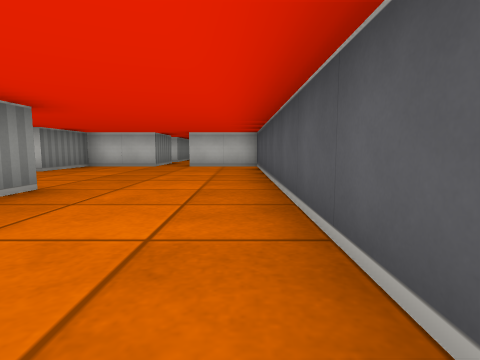
[1] (above)

24 first-person views from a walk through a cub3D level. The camera is about half as high as the walls, tilts 6° down and sees 80° across. The floor is counted in squares. Each view is taken from the middle of a square. On the plan, view 1 faces up. The plan holds only what a view shows up to about 9 squares ahead; the rest is blank.

[2]
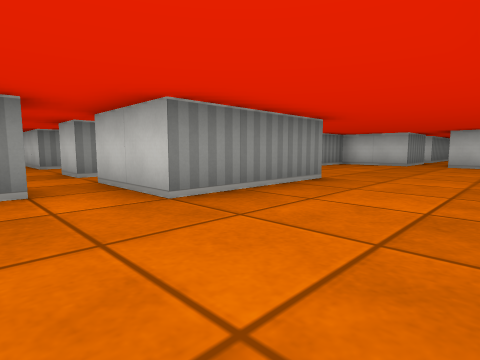

[3]
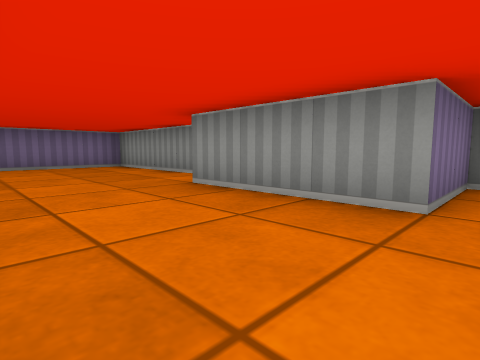

[4]
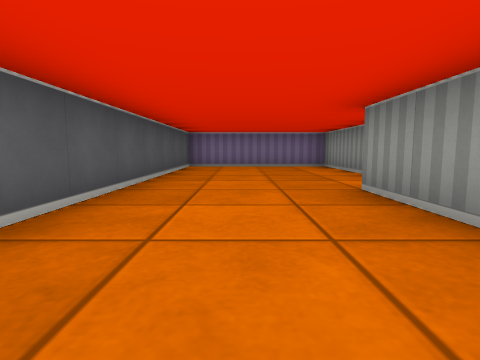

[5]
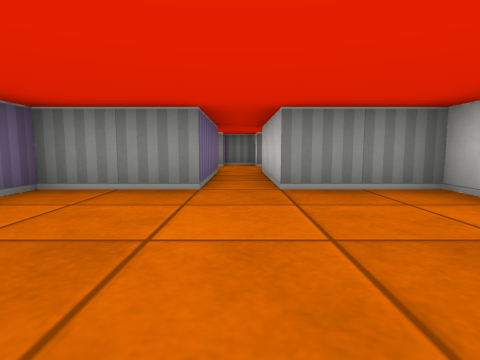

[6]
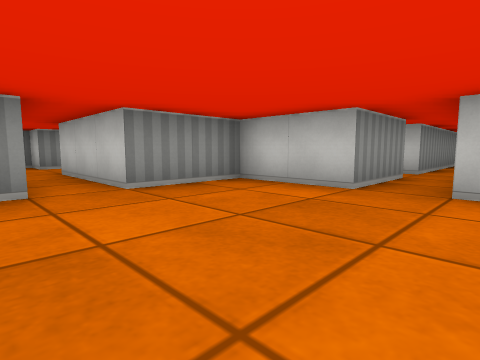

[7]
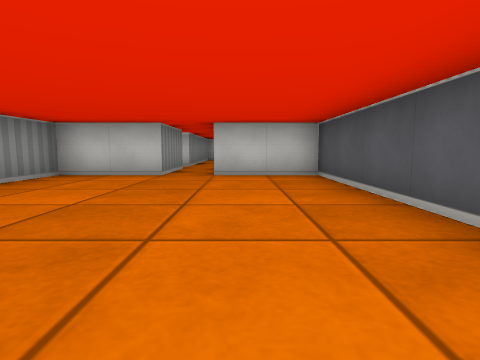

[8]
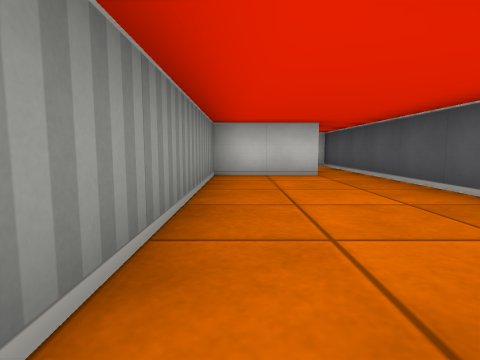

[9]
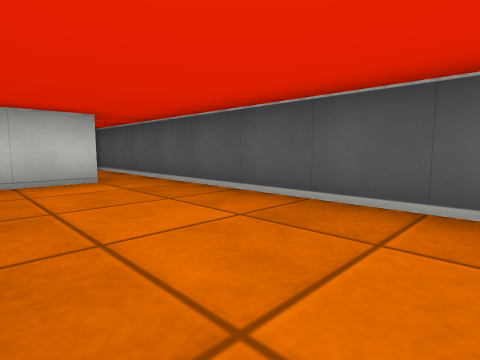

[10]
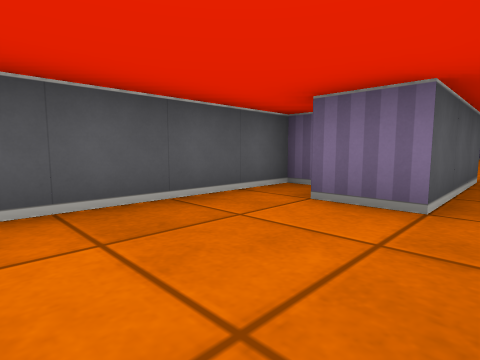

[11]
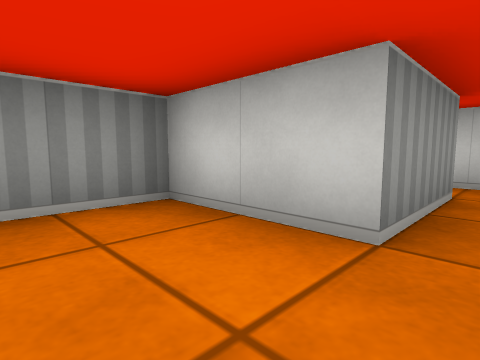

[12]
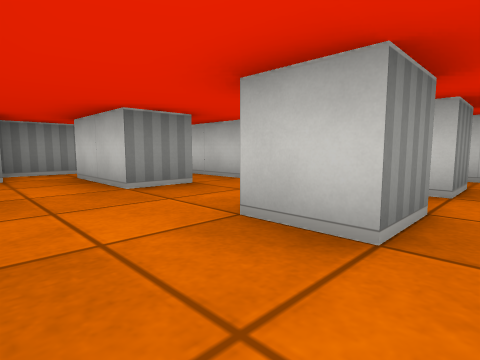

[13]
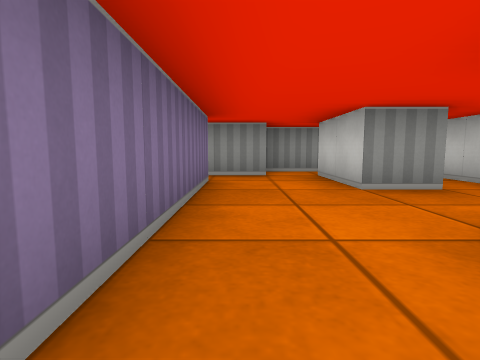

[14]
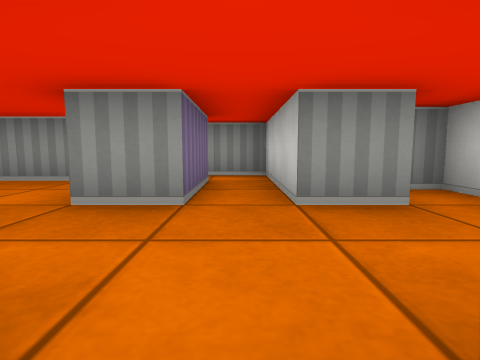

[15]
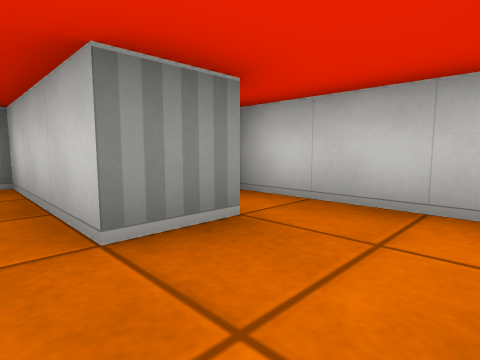

[16]
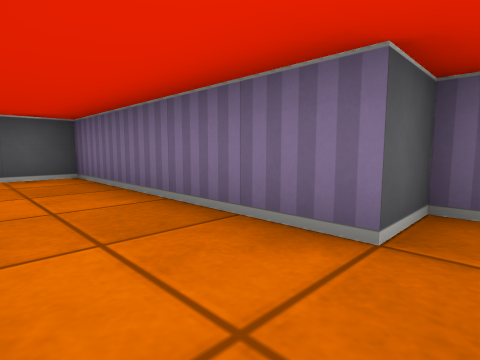

[17]
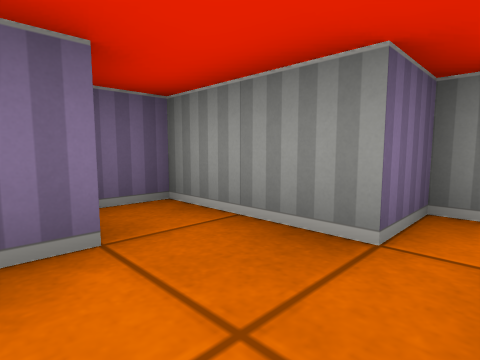

[18]
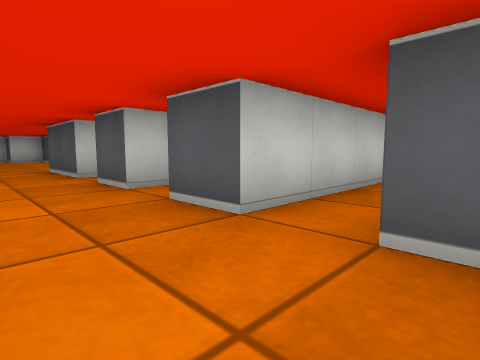

[19]
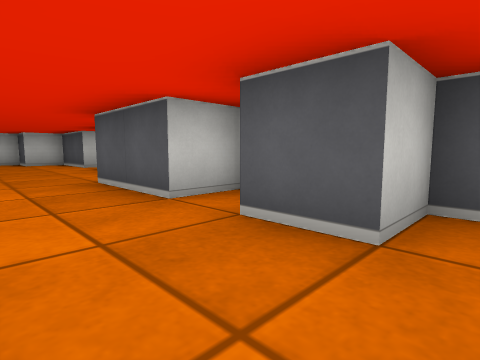

[20]
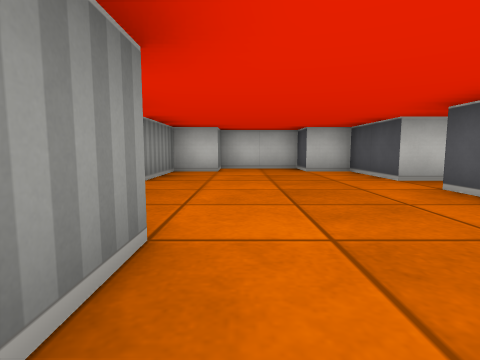

[21]
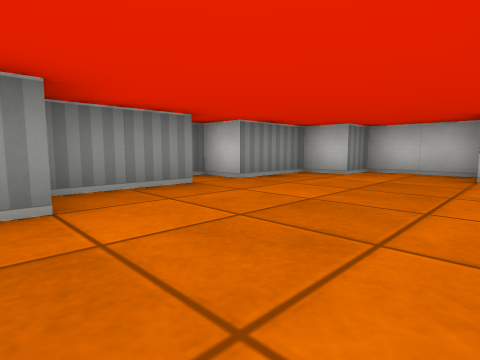

[22]
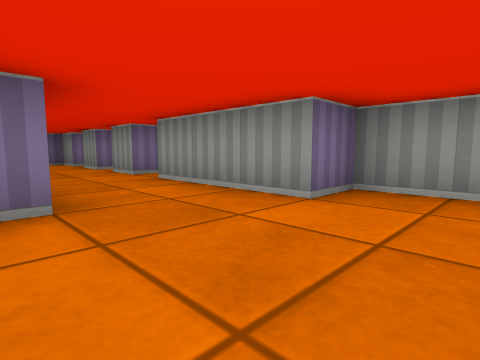

[23]
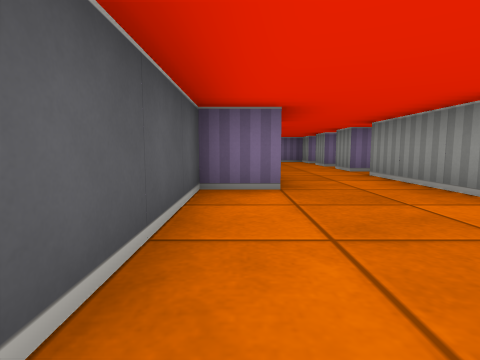

[24]
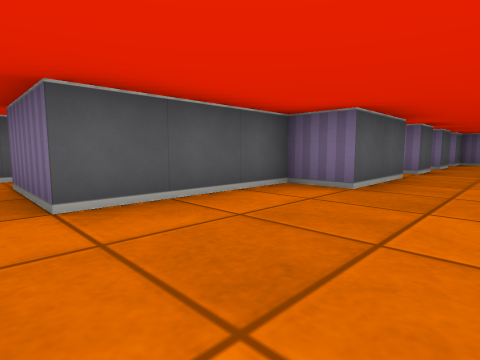

### Floor plan
Points are (right, up) in squares from view 1. A wall is a line through its corners. A room is listed if a view was taken in it or the views show most of it. See-through windows are left out.
Room 1 (views 1, 2, 3, 4, 5, 6, 7)
walls: (-3.5, -0.4) (-3.5, -4.5) (0.5, -4.5) (0.5, 8.5) (-1.5, 8.5); (-2.5, 8.5) (-4.5, 8.5) (-4.5, 6.5) (-7.5, 6.5); (-7.5, 5.5) (-4.5, 5.5) (-4.5, 3.5) (-2.5, 3.5) (-2.5, 0.5) (-4.5, 0.5)
ways out: opening at (-2, 9.5) to room 2; opening at (-4, 0) to room 3; opening at (-7, 6) to room 4
Room 2 (views 8, 9, 10, 11)
walls: (0, 10.5) (0.5, 10.5) (0.5, 18.5); (-2.5, 10.5) (-2.5, 8.5); (-0.5, 18.5) (-0.5, 16.5) (-2.5, 16.5) (-2.5, 11.5) (-2.9, 11.5); (-1.5, 8.5) (-1.5, 11.5) (-0.5, 11.5)
ways out: opening at (-2, 9.5) to room 1; opening at (-3, 11); opening at (0, 17.5)
Room 3 (views 12, 13, 14, 15, 16, 17)
walls: (-10.5, -0.5) (-8.5, -0.5) (-8.5, -1.5) (-10.5, -1.5); (-5.5, -0.4) (-5.5, -1.5) (-6.5, -1.5); (-8.5, 1.6) (-8.5, 0.5) (-10.5, 0.5); (-11.5, -0.5) (-11.5, -2.5) (-10.5, -2.5) (-10.5, -4.5) (-9.5, -4.5) (-9.5, -3.5) (-4.5, -3.5) (-4.5, -2.4); (-5.5, 1.5) (-5.5, 0.5) (-6.5, 0.5); (-7.1, 2.5) (-9.5, 2.5) (-9.5, 2)
ways out: opening at (-4, 0) to room 1; opening at (-11, -1) to room 7; opening at (-9.5, 0) to room 7
Room 4 (view 18)
walls: (-9.5, 5.5) (-9.5, 4.5) (-7.5, 4.5) (-7.5, 5.5); (-9.5, 6.5) (-10.5, 6.5)
ways out: opening at (-7, 6) to room 1; opening at (-8.5, 7) to room 5
Room 5 (view 19)
walls: (-10, 7.5) (-9.5, 7.5) (-9.5, 6.5); (-9.5, 9.5) (-9.5, 8.5); (-7.5, 6.5) (-7.5, 7.5); (-6.4, 8.5) (-7.5, 8.5) (-7.5, 9.5)
ways out: opening at (-8.5, 7) to room 4; opening at (-8.5, 9) to room 6
Room 6 (views 20, 21, 22, 23, 24)
walls: (-10.5, 15.6) (-10.5, 13.5) (-9.5, 13.5) (-9.5, 10.5); (-6.5, 16.5) (-6.5, 18.5) (-7.5, 18.5) (-7.5, 19.5) (-9.5, 19.5) (-9.5, 18.5) (-10.5, 18.5) (-10.5, 16.5) (-11.5, 16.5) (-11.5, 16.1); (-6.5, 10.5) (-7.5, 10.5) (-7.5, 12.5) (-6.5, 12.5) (-6.5, 15.5); (-10.1, 9.5) (-9.5, 9.5); (-7.5, 9.5) (-7.1, 9.5)
ways out: opening at (-8.5, 9) to room 5; opening at (-5.5, 16)
Room 7 (no view inside)
walls: (-10.5, 0.5) (-11.5, 0.5) (-11.5, -0.5)
ways out: opening at (-11, -1) to room 3; opening at (-9.5, 0) to room 3

Where each view was taken, in squares from view 1:
view 1: 0 up, 0 right, facing up
view 2: 1 down, 0 right, facing up-left
view 3: 4 up, 0 right, facing down-left
view 4: 4 up, 1 left, facing down
view 5: 6 up, 1 left, facing left
view 6: 5 up, 1 left, facing up-left
view 7: 3 up, 1 left, facing up
view 8: 11 up, 2 left, facing up
view 9: 12 up, 2 left, facing up-right
view 10: 14 up, 2 left, facing down-right
view 11: 15 up, 0 right, facing up-left
view 12: 3 down, 5 left, facing up-left
view 13: 3 down, 5 left, facing left
view 14: 0 up, 6 left, facing left
view 15: 0 up, 7 left, facing up-left
view 16: 2 down, 10 left, facing down-right
view 17: 2 down, 9 left, facing down-left
view 18: 5 up, 9 left, facing up-right
view 19: 8 up, 9 left, facing up-right
view 20: 12 up, 9 left, facing up
view 21: 13 up, 7 left, facing up-left
view 22: 15 up, 7 left, facing down-left
view 23: 16 up, 7 left, facing down
view 24: 16 up, 9 left, facing down-right
